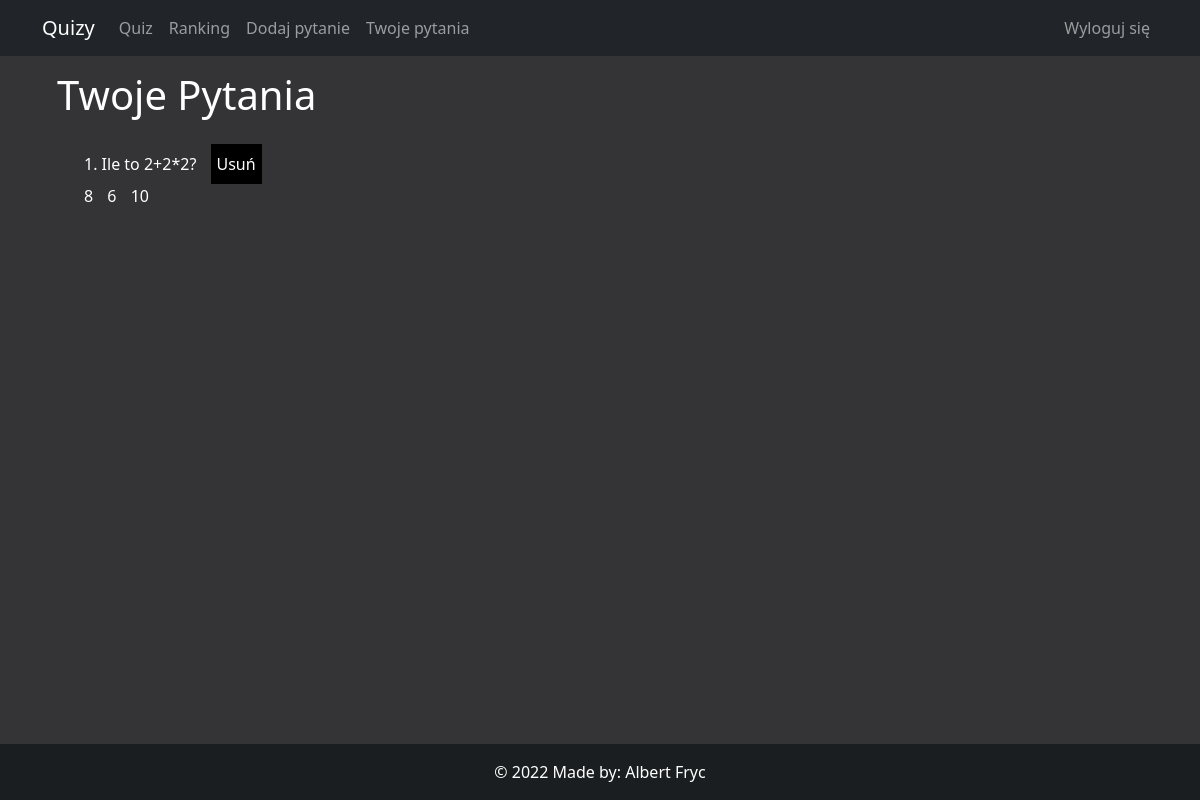
Page /twoje (signed in) on the committed database.
### quizy/modele.py (models this page shows, shortened)
class Pytanie(db.Model):
    id = db.Column(db.Integer, primary_key=True)
    pytanie = db.Column(db.Unicode(255), unique=True)
    odpopr = db.Column(db.Unicode(100))
    odpowiedzi = db.relationship(
        'Odpowiedz', backref=db.backref('pytanie'),
        cascade="all, delete, delete-orphan")
    userid = db.Column(db.Integer, db.ForeignKey('uzytkownik.id'))

class Odpowiedz(db.Model):
    id = db.Column(db.Integer, primary_key=True)
    pnr = db.Column(db.Integer, db.ForeignKey('pytanie.id'))
    odpowiedz = db.Column(db.Unicode(100))

### quizy/routes.py (the view)
@app.route('/twoje')
@login_required
def twoje():
    pytania = Pytanie.query.join(Uzytkownik).all()
    if not pytania:
        flash('Brak pytań w bazie.', 'danger')
        return redirect(url_for('index'))
    return render_template('twoje.html', title='Twoje pytania', pytania=pytania)

### quizy/modele.py (called while the page is built)
@login_manager.user_loader
def load_user(user_id):
    return Uzytkownik.query.get(int(user_id))

### quizy/templates/twoje.html (shortened to what this page needs)
{% extends "szablon.html" %}
{% block content %}
<div class="container" id="cont3" style="list-style-position: inside;">
  <h1 style="margin: 15px;">Twoje Pytania</h1>
 <ol>
    {% for p in pytania %}
      <li style="margin: 10px;">
        {{ p.pytanie }} <a href="{{ url_for('usun', pid=p.id ) }}"><button id="us"> Usuń</button></a>
        <br>
        {% for o in p.odpowiedzi %}
            {{ o.odpowiedz }}
        {% endfor %}
      </li>
    {% endfor %}
    </ol>
</div>
{% endblock content %}

### quizy/static/style.css (style rules this page uses)
#bd { background-color: #343437; color: white; }
a { text-decoration: none; }
#cont3 { text-align: justify; }
#us { background-color: black; color: white; margin-left: 10px; margin-top: 10px; border: none; cursor: pointer; height: 40px; }

### rows in the picture
Pytanie: pytanie "Ile to 2+2*2?"
Odpowiedz: odpowiedz "8"
Odpowiedz: odpowiedz "6"
Odpowiedz: odpowiedz "10"
